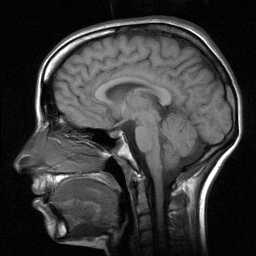
%> input picture Compressive sensing/mri1.jpg, 256 x 256 px
$ octave demo.m   (GNU Octave 9; MATLAB toolbox functions it lacks are replaced by stand-ins)
%> lines starting %> are read from the running program, lines starting %| are printed output that depends on the picture
clear all; clc;close all;

WIDTH = 256;
n = WIDTH^2;   	% signal dimension
m = round(0.4*n);    	% number of measurements

XX(:,:,1) = phantom('Modified Shepp-Logan',WIDTH);
XX(:,:,2) = imresize(double(imread('mri1.jpg')),[WIDTH WIDTH]);

J = randperm(n); J = J(1:m);    % m randomly chosen indices
A = partialDCT(n,m,J);

figure(1);subplot(121);imagesc(XX(:,:,1));
set(gca,'ytick',[]);set(gca,'xtick',[]);box off;title('Shepp-Logan');
subplot(122);imagesc(XX(:,:,2));
set(gca,'ytick',[]);set(gca,'xtick',[]);box off;title('MRI');
%> after `title('MRI')`:
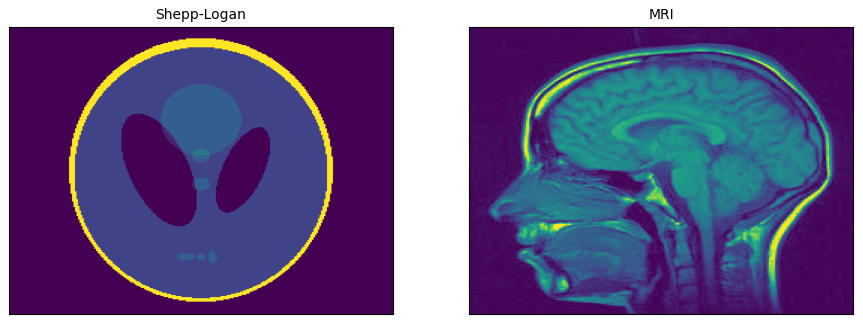
%> figure redrawn from the program's plot data, 2 panels

xx =[];
for iX=1:size(XX,3)
    X = XX(:,:,iX);
    xxm1 = xx;

    %Obtain wavelet coeffs
    [C,S] = wavedec2(X, 3, 'haar');
    Norm_C = norm(C);
    x = C'/Norm_C;

%> (the run ends here)

$ run again, with Compressive sensing/mri2.jpg copied over Compressive sensing/mri1.jpg
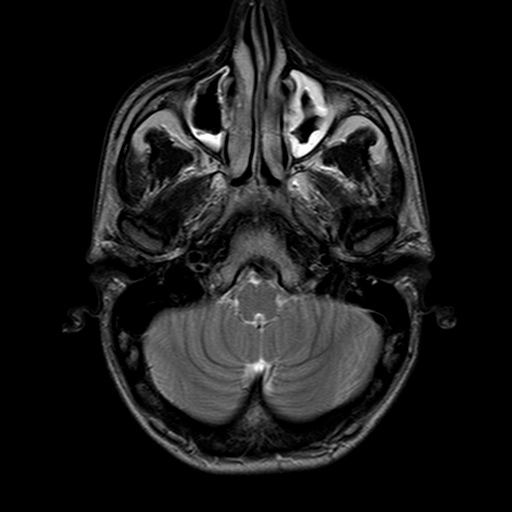
%> input picture Compressive sensing/mri2.jpg, 512 x 512 px
%> `title('MRI')`:
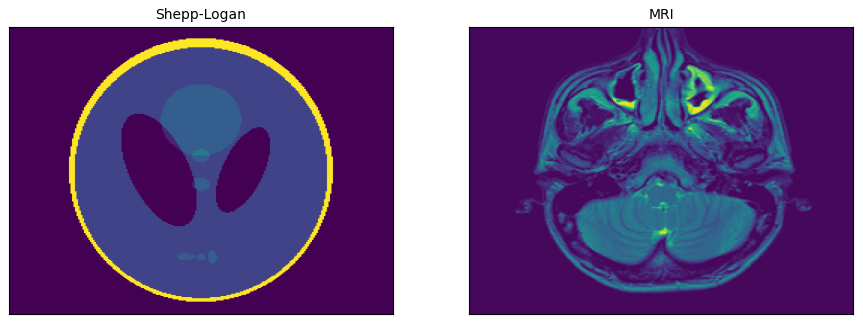
%> figure redrawn from the program's plot data, 2 panels
